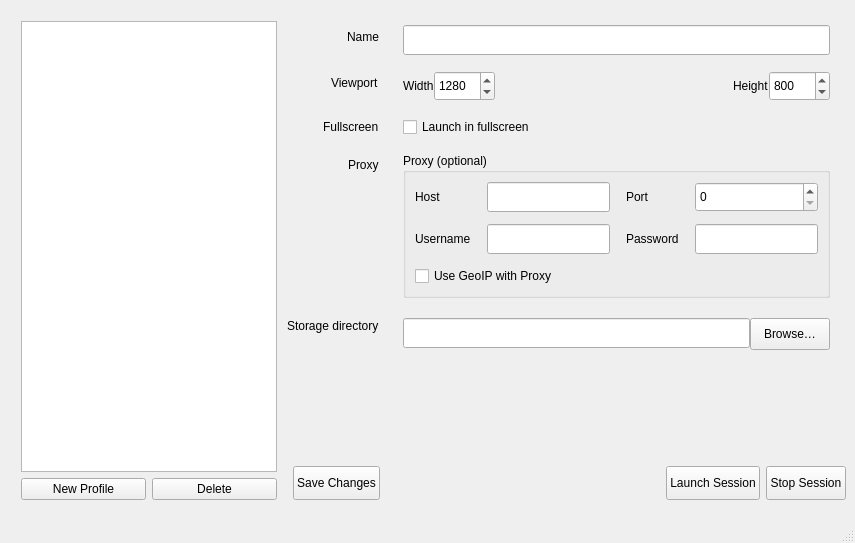
<?xml version="1.0" encoding="UTF-8"?>
<ui version="4.0">
 <class>MainWindow</class>
 <widget class="QMainWindow" name="MainWindow">
  <property name="geometry">
   <rect>
    <x>0</x>
    <y>0</y>
    <width>855</width>
    <height>543</height>
   </rect>
  </property>
  <property name="windowTitle">
   <string>Camoufox Profile Manager</string>
  </property>
  <widget class="QWidget" name="centralwidget">
   <layout class="QHBoxLayout" name="horizontalLayout" stretch="0,1">
    <item>
     <layout class="QVBoxLayout" name="verticalLayoutLeft">
      <property name="leftMargin">
       <number>12</number>
      </property>
      <property name="topMargin">
       <number>12</number>
      </property>
      <property name="bottomMargin">
       <number>12</number>
      </property>
      <item>
       <widget class="QListWidget" name="profileList">
        <property name="sizePolicy">
         <sizepolicy hsizetype="Fixed" vsizetype="Expanding">
          <horstretch>0</horstretch>
          <verstretch>0</verstretch>
         </sizepolicy>
        </property>
        <property name="minimumSize">
         <size>
          <width>240</width>
          <height>0</height>
         </size>
        </property>
       </widget>
      </item>
      <item>
       <layout class="QHBoxLayout" name="hl_listButtons">
        <item>
         <widget class="QPushButton" name="newProfileButton">
          <property name="text">
           <string>New Profile</string>
          </property>
         </widget>
        </item>
        <item>
         <widget class="QPushButton" name="deleteProfileButton">
          <property name="text">
           <string>Delete</string>
          </property>
         </widget>
        </item>
       </layout>
      </item>
     </layout>
    </item>
    <item>
     <layout class="QVBoxLayout" name="verticalLayoutRight">
      <property name="bottomMargin">
       <number>12</number>
      </property>
      <item>
       <layout class="QFormLayout" name="formLayout">
        <property name="labelAlignment">
         <set>Qt::AlignRight|Qt::AlignTrailing|Qt::AlignVCenter</set>
        </property>
        <property name="horizontalSpacing">
         <number>24</number>
        </property>
        <property name="verticalSpacing">
         <number>16</number>
        </property>
        <property name="leftMargin">
         <number>4</number>
        </property>
        <property name="topMargin">
         <number>16</number>
        </property>
        <property name="rightMargin">
         <number>16</number>
        </property>
        <property name="bottomMargin">
         <number>16</number>
        </property>
        <item row="0" column="0">
         <widget class="QLabel" name="labelName">
          <property name="text">
           <string>Name</string>
          </property>
         </widget>
        </item>
        <item row="0" column="1">
         <widget class="QLineEdit" name="nameEdit">
          <property name="minimumSize">
           <size>
            <width>0</width>
            <height>30</height>
           </size>
          </property>
         </widget>
        </item>
        <item row="1" column="0">
         <widget class="QLabel" name="labelViewport">
          <property name="text">
           <string>Viewport</string>
          </property>
         </widget>
        </item>
        <item row="1" column="1">
         <layout class="QHBoxLayout" name="hl_viewport">
          <property name="leftMargin">
           <number>0</number>
          </property>
          <property name="topMargin">
           <number>0</number>
          </property>
          <property name="rightMargin">
           <number>0</number>
          </property>
          <property name="bottomMargin">
           <number>0</number>
          </property>
          <item>
           <widget class="QLabel" name="labelW">
            <property name="text">
             <string>Width</string>
            </property>
           </widget>
          </item>
          <item>
           <widget class="QSpinBox" name="spinW">
            <property name="minimumSize">
             <size>
              <width>0</width>
              <height>30</height>
             </size>
            </property>
            <property name="minimum">
             <number>320</number>
            </property>
            <property name="maximum">
             <number>10000</number>
            </property>
            <property name="value">
             <number>1280</number>
            </property>
           </widget>
          </item>
          <item>
           <spacer name="spacer1">
            <property name="orientation">
             <enum>Qt::Horizontal</enum>
            </property>
            <property name="sizeHint" stdset="0">
             <size>
              <width>12</width>
              <height>20</height>
             </size>
            </property>
           </spacer>
          </item>
          <item>
           <widget class="QLabel" name="labelH">
            <property name="text">
             <string>Height</string>
            </property>
           </widget>
          </item>
          <item>
           <widget class="QSpinBox" name="spinH">
            <property name="minimumSize">
             <size>
              <width>0</width>
              <height>30</height>
             </size>
            </property>
            <property name="minimum">
             <number>320</number>
            </property>
            <property name="maximum">
             <number>10000</number>
            </property>
            <property name="value">
             <number>800</number>
            </property>
           </widget>
          </item>
         </layout>
        </item>
        <item row="2" column="0">
         <widget class="QLabel" name="labelFullscreen">
          <property name="text">
           <string>Fullscreen</string>
          </property>
         </widget>
        </item>
        <item row="2" column="1">
         <widget class="QCheckBox" name="fullscreenCheck">
          <property name="text">
           <string>Launch in fullscreen</string>
          </property>
         </widget>
        </item>
        <item row="3" column="0">
         <widget class="QLabel" name="labelProxy">
          <property name="text">
           <string>Proxy</string>
          </property>
         </widget>
        </item>
        <item row="3" column="1">
         <widget class="QGroupBox" name="proxyGroup">
          <property name="title">
           <string>Proxy (optional)</string>
          </property>
          <layout class="QGridLayout" name="gridLayoutProxy">
           <property name="horizontalSpacing">
            <number>16</number>
           </property>
           <property name="verticalSpacing">
            <number>12</number>
           </property>
           <item row="0" column="0">
            <widget class="QLabel" name="lblHost">
             <property name="text">
              <string>Host</string>
             </property>
            </widget>
           </item>
           <item row="0" column="1">
            <widget class="QLineEdit" name="proxyHostEdit">
             <property name="minimumSize">
              <size>
               <width>0</width>
               <height>30</height>
              </size>
             </property>
            </widget>
           </item>
           <item row="0" column="2">
            <widget class="QLabel" name="lblPort">
             <property name="text">
              <string>Port</string>
             </property>
            </widget>
           </item>
           <item row="0" column="3">
            <widget class="QSpinBox" name="proxyPortSpin">
             <property name="minimumSize">
              <size>
               <width>0</width>
               <height>30</height>
              </size>
             </property>
             <property name="maximum">
              <number>65535</number>
             </property>
            </widget>
           </item>
           <item row="1" column="0">
            <widget class="QLabel" name="lblUser">
             <property name="text">
              <string>Username</string>
             </property>
            </widget>
           </item>
           <item row="1" column="1">
            <widget class="QLineEdit" name="proxyUserEdit">
             <property name="minimumSize">
              <size>
               <width>0</width>
               <height>30</height>
              </size>
             </property>
            </widget>
           </item>
           <item row="1" column="2">
            <widget class="QLabel" name="lblPass">
             <property name="text">
              <string>Password</string>
             </property>
            </widget>
           </item>
           <item row="1" column="3">
            <widget class="QLineEdit" name="proxyPassEdit">
             <property name="minimumSize">
              <size>
               <width>0</width>
               <height>30</height>
              </size>
             </property>
             <property name="echoMode">
              <enum>QLineEdit::Password</enum>
             </property>
            </widget>
           </item>
           <item row="2" column="0" colspan="4">
            <widget class="QCheckBox" name="geoipCheck">
             <property name="text">
              <string>Use GeoIP with Proxy</string>
             </property>
            </widget>
           </item>
          </layout>
         </widget>
        </item>
        <item row="4" column="1">
         <layout class="QHBoxLayout" name="hl_storage">
          <property name="leftMargin">
           <number>0</number>
          </property>
          <property name="topMargin">
           <number>4</number>
          </property>
          <property name="rightMargin">
           <number>0</number>
          </property>
          <property name="bottomMargin">
           <number>8</number>
          </property>
          <item alignment="Qt::AlignTop">
           <widget class="QLineEdit" name="storageEdit">
            <property name="minimumSize">
             <size>
              <width>0</width>
              <height>30</height>
             </size>
            </property>
           </widget>
          </item>
          <item alignment="Qt::AlignTop">
           <widget class="QPushButton" name="browseStorageButton">
            <property name="minimumSize">
             <size>
              <width>0</width>
              <height>32</height>
             </size>
            </property>
            <property name="text">
             <string>Browse…</string>
            </property>
           </widget>
          </item>
         </layout>
        </item>
        <item row="4" column="0">
         <widget class="QLabel" name="labelStorage">
          <property name="text">
           <string>Storage directory</string>
          </property>
         </widget>
        </item>
       </layout>
      </item>
      <item>
       <layout class="QHBoxLayout" name="hl_actions">
        <property name="leftMargin">
         <number>10</number>
        </property>
        <item>
         <widget class="QPushButton" name="saveButton">
          <property name="minimumSize">
           <size>
            <width>0</width>
            <height>34</height>
           </size>
          </property>
          <property name="text">
           <string>Save Changes</string>
          </property>
         </widget>
        </item>
        <item>
         <spacer name="actionSpacer">
          <property name="orientation">
           <enum>Qt::Horizontal</enum>
          </property>
          <property name="sizeHint" stdset="0">
           <size>
            <width>40</width>
            <height>20</height>
           </size>
          </property>
         </spacer>
        </item>
        <item>
         <widget class="QPushButton" name="launchButton">
          <property name="minimumSize">
           <size>
            <width>0</width>
            <height>34</height>
           </size>
          </property>
          <property name="text">
           <string>Launch Session</string>
          </property>
         </widget>
        </item>
        <item>
         <widget class="QPushButton" name="stopButton">
          <property name="minimumSize">
           <size>
            <width>0</width>
            <height>34</height>
           </size>
          </property>
          <property name="text">
           <string>Stop Session</string>
          </property>
         </widget>
        </item>
       </layout>
      </item>
     </layout>
    </item>
   </layout>
  </widget>
  <widget class="QStatusBar" name="statusbar"/>
 </widget>
 <resources/>
 <connections/>
</ui>
